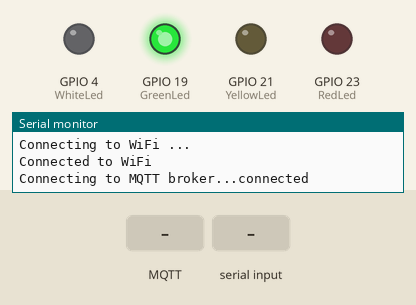
Recording of a sketch running on a simulated ESP32. On the bench: output pins drawn as LEDs (lit = HIGH), the last lines printed to the serial monitor. The inputs (shaded band) are chosen by the test bench. WiFi joins after 1.5 s; servers stay silent unless stated; no MQTT or app messages arrive unless stated.

Above: at 3.2 s.
3.3 s: MQTT message "1" arrives on the first subscribed topic
At 4.3 s:
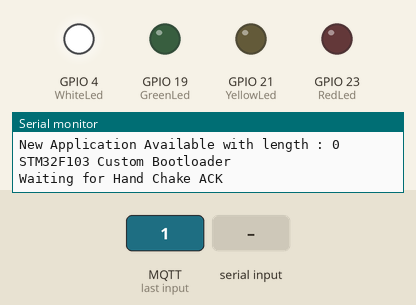
4.8 s: "90,45\n" received over the second serial link
At 5.5 s:
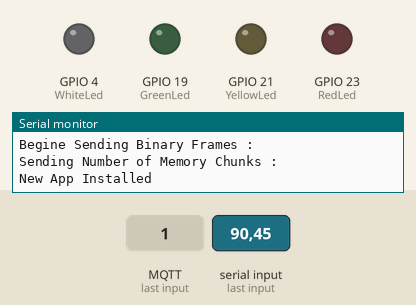
6.3 s: MQTT message "on" arrives on the first subscribed topic
At 6.6 s:
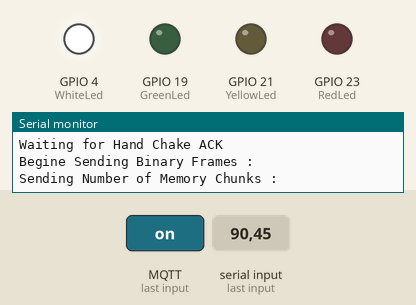
7.8 s: "30,150\n" received over the second serial link
9.3 s: "1\n" received over the second serial link
At 10.0 s:
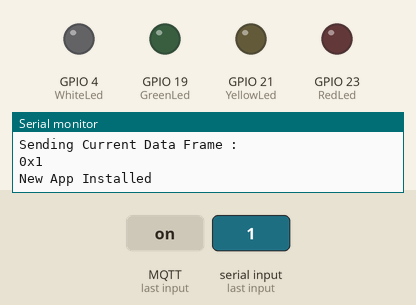
10.8 s: MQTT message "5" arrives on the first subscribed topic
At 11.2 s:
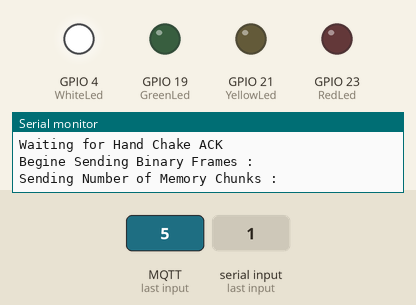
Timing chart, 0 to 13.3 s (numbered marks = the images above; inputs shaded):
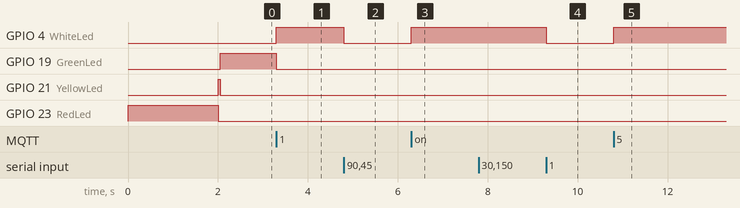

The sketch:

demo.ino
```cpp
#include <WiFi.h>
#include <PubSubClient.h>
#include <HardwareSerial.h>
#include <Arduino.h>
#include <algorithm>

// UART configurations
HardwareSerial SerialPort(1);

#define     GreenLed            19
#define     YellowLed           21
#define     RedLed              23
#define     WhiteLed            4

#define 	SEND_NACK        						0xAB
#define 	SEND_ACK         						0xCD
#define     CBL_MEM_WRITE_CMD                       0x14
#define     CBL_MEM_Erasing_CMD                     0x15
#define     FLASH_PAYLOAD_WRITE_FAILED              0x00
#define     FLASH_PAYLOAD_WRITE_PASSED              0x01


const char* ssid = "Ged0oo";
const char* password = "19919690mN";
const char* mqtt_server = "public.mqtthq.com";
const char* mqtt_topic = "mqttHQ-client-test";


uint8_t recVal = SEND_NACK;
bool verbose_mode = true;
bool Memory_Write_Active = false;
bool Memory_Write_Is_Active = false;
bool Memory_Write_All = false;


uint8_t dataBuffer[20480];  // Define a buffer with sufficient space (adjust the size as needed)
uint8_t PursedData[20480];

int dataLength = 0;     // Keep track of the data length
uint8_t appFlag = 0;
uint16_t newAppLength = 0;

WiFiClient espClient;
PubSubClient client(espClient);

void setup()
{
    pinMode(RedLed, OUTPUT);
    pinMode(YellowLed, OUTPUT);
    pinMode(GreenLed, OUTPUT);
    pinMode(WhiteLed, OUTPUT);


    digitalWrite(RedLed, 0);
    digitalWrite(YellowLed, 0);
    digitalWrite(GreenLed, 0);
    digitalWrite(WhiteLed, 0);

    Serial.begin(115200);
    SerialPort.begin(115200, SERIAL_8N1, 16, 17);

    WiFi.begin(ssid, password);

    while (WiFi.status() != WL_CONNECTED)
    {
        digitalWrite(RedLed, 1);
        delay(1000);
        Serial.println("Connecting to WiFi ... ");
    }
    digitalWrite(RedLed, 0);
    digitalWrite(YellowLed, 1);
    Serial.println("Connected to WiFi");
    appFlag = 0;

    // Set the maximum MQTT packet size
    client.setBufferSize(20480); // Change the buffer size to your desired value

    // Set the MQTT broker host by the host name (DNS)
    client.setServer(mqtt_server, 1883);  // Use the port number provided by your MQTT broker
    client.setCallback(callback);
}


void loop()
{
    if (!client.connected())
    {
        reconnect();
    }
    client.loop();

    if(appFlag == 1)
    {
        digitalWrite(WhiteLed, 1);
        removeSpaces(dataBuffer);
        newAppLength = parseHexData(dataBuffer, PursedData);

        Serial.print("\nNew Application Available with length : ");
        Serial.println(newAppLength);

        Serial.println("\nSTM32F103 Custom Bootloader\n");
        Serial.println("Waiting for Hand Chake ACK\n");
        waitAck();

        Serial.println("\nBegine Sending Binary Frames :\n");
        PayloadWrite();
        waitAck();

        digitalWrite(GreenLed, 0);
        Serial.println("\nNew App Installed");
        appFlag = 0;
        digitalWrite(WhiteLed, 0);
    }
}

void MakeHAndChake(void)
{
    // Once breaking the loop, the target recieves the reqiured Command
    recVal = SEND_NACK;
    uint8_t ack = 0xCD;

    while(recVal != SEND_ACK)
    {
        SerialPort.write(ack);
        recVal = SerialPort.read();
        if(SEND_ACK == recVal)
            Serial.println("Received ACK\n");
    }
    Serial.println("Recived Hand Chake ACK\n");
}


/* MQTT APIs */
void callback(char* topic, byte* payload, unsigned int length)
{
    Serial.print("Message arrived in topic : ");
    Serial.println(topic);
    Serial.print("Message : ");

    String payloadString = "";
    for (int i = 0; i < length; i++)
    {
        payloadString += (char)payload[i];
        Serial.print((char)payload[i]);
    }
    Serial.println();

    if(payloadString != "Test")
    {
        if (dataLength + length < sizeof(dataBuffer))
        {
            memcpy(dataBuffer + dataLength, payload, length);
            dataLength += length; // Include the newline character
        }
        else
        {
            Serial.println("Buffer full. Flushing data.");
            flushBuffer(); // Call the function to flush the buffer
        }

        digitalWrite(GreenLed, 0);
        digitalWrite(WhiteLed, 1);
        appFlag = 1;
        newAppLength = dataLength;
    }
}


void reconnect()
{
  while (!client.connected())
  {
    Serial.print("Connecting to MQTT broker...");
    if (client.connect("ESP32Client"))
    {
      Serial.println("connected");
      digitalWrite(YellowLed, 0);
      digitalWrite(GreenLed, 1);
      client.subscribe(mqtt_topic);
    }
    else
    {
      Serial.print("failed,");
      Serial.print(client.state());
      Serial.println(" try again.");
      delay(50);
    }
  }
}


void flushBuffer()
{
  // Handle the data in the buffer as needed
  // For example, you can send it over MQTT or save it to a file
  // Then reset the buffer and dataLength
  Serial.println("Flushing data...");
  // Add your code to handle the data here
  // Example: client.publish(mqtt_topic, dataBuffer, dataLength);
  dataLength = 0;
  memset(dataBuffer, 0, sizeof(dataBuffer));
}


/* Purser APIs */
void removeSpaces(uint8_t* input)
{
    size_t j = 0;
    for (size_t i = 0; input[i] != '\0'; i++)
    {
        if (input[i] != ' ')
        {
            input[j++] = input[i];
        }
    }
    input[j] = '\0';
}

size_t parseHexData(uint8_t* input, uint8_t* output)
{
    size_t dataLength = 0;
    for (int i = 0; input[i] != '\0' && input[i + 1] != '\0'; i += 2)
    {
        char hexByte[3];
        hexByte[0] = (char)input[i];
        hexByte[1] = (char)input[i + 1];
        hexByte[2] = '\0';
        output[dataLength] = strtol(hexByte, NULL, 16);
        dataLength++;
    }
    return dataLength;
}


/* Bootloader APIs */
void Word_Value_To_Bytes(uint8_t* input, uint8_t* output, int numWords, bool byteLowerFirst)
{
    for (int i = 0; i < numWords; i++)
    {
        uint16_t wordValue = (input[i * 2] << 8) | input[i * 2 + 1];
        output[i * 4] = (byteLowerFirst ? (wordValue & 0xFF) : (wordValue >> 8) & 0xFF);
        output[i * 4 + 1] = (byteLowerFirst ? (wordValue >> 8) & 0xFF : (wordValue & 0xFF));
    }
}

void PayloadWrite()
{
    uint16_t dataSize = newAppLength;
    uint16_t chunkSize = 64;
    uint16_t currentIndex = 0;

    Serial.print("Sending Number of Memory Chunks :\n");
    waitAck();
    Write_Message_To_Serial_Port(dataSize/chunkSize);

    // Send data in 10-byte chunks
    while (currentIndex < dataSize)
    {
        Serial.print("Sending Memory Write Command :\n");
        waitAck();
        Write_Message_To_Serial_Port(CBL_MEM_WRITE_CMD);

        uint16_t remaining = dataSize - currentIndex;
        uint16_t chunkLength = min(chunkSize, remaining);

        Serial.print("Sending Current Chunk Length :\n");
        waitAck();
        Write_Message_To_Serial_Port(chunkLength);

        Serial.print("Sending Current Data Frame :\n");
        waitAck();
        Write_Fram_To_Serial_Port(PursedData + currentIndex, chunkLength);
        currentIndex += chunkLength;
    }
}


void Erasing_Command()
{
    waitAck();
    Write_Message_To_Serial_Port(CBL_MEM_Erasing_CMD);
}


void Write_Fram_To_Serial_Port(uint8_t *Value, uint16_t frameLength)
{
    for (int i = 0 ; i < frameLength ; i++)
    {
        if (verbose_mode)
        {
            Serial.print("0x");
            Serial.print(Value[i], HEX);
            Serial.print(" ");
        }
        if (Memory_Write_Active && !verbose_mode)
        {
            Serial.print("#");
        }
    }

    // Once breaking the loop, the target recieves the reqiured Command
    recVal = SEND_NACK;
    // Send the frame data
    SerialPort.write(Value, frameLength);
    while(recVal == SEND_NACK)
    {
        if(SerialPort.available())
            recVal = SerialPort.read();

        if(SEND_ACK == recVal)
            Serial.println("\nReceived ACK\n");
    }
}


void Write_Message_To_Serial_Port(uint16_t Value)
{
    // Once breaking the loop, the target recieves the reqiured Command
    recVal = SEND_NACK;
    // Send the data message
    SerialPort.write(Value);
    while(recVal == SEND_NACK)
    {
        if(SerialPort.available())
            recVal = SerialPort.read();

        if(SEND_ACK == recVal)
            Serial.println("\nReceived ACK\n");
    }
}


void waitAck()
{
    // Once breaking the loop, the target recieves the reqiured Command
    recVal = SEND_NACK;
    while(recVal == SEND_NACK)
    {
        if(SerialPort.available())
            recVal = SerialPort.read();

        if(SEND_ACK == recVal)
            Serial.println("Received ACK\n");
    }
}


int minFun (int x, int y)
{
    if(x>y) return x;
    else return y;
}

void Write_Data_To_Serial_Port(uint8_t Value, int frameLength)
{
    if (verbose_mode)
    {
        Serial.print("0x");
        Serial.print(Value, HEX);
        Serial.print(" ");
    }
    if (Memory_Write_Active && !verbose_mode)
    {
        Serial.print("#");
    }

    // Once breaking the loop, the target recieves the reqiured Command
    recVal = SEND_NACK;
    while(recVal == SEND_NACK)
    {
        // Send the frame data
        for (int i = 0; i < frameLength; i++)  SerialPort.write(Value);

        if(SerialPort.available())
            recVal = SerialPort.read();

        switch(recVal)
        {
            case SEND_ACK :
                Serial.println("\nReceived ACK\n\n");
                break;

            case SEND_NACK :
                Serial.println("\nReceived NACK\n\n");
                break;
        }
    }
}

void Read_Serial_Port()
{
    // Once breaking the loop, the target recieves the reqiured Command
    recVal = SEND_ACK;
    while(recVal == SEND_NACK)
    {
        if(SerialPort.available())
            recVal = SerialPort.read();

        switch(recVal)
        {
            case SEND_ACK :
                Serial.println("\nReceived ACK\n\n");
                recVal = SEND_ACK;
                break;

            case SEND_NACK :
                Serial.println("\nReceived NACK\n\n");
                recVal = SEND_NACK;
                break;
        }
    }
}
```

Measured:
- after the input at 3.3 s, GPIO 4 (WhiteLed): LOW → HIGH at once; GPIO 19 (GreenLed): HIGH → LOW at once
- after the input at 4.8 s, GPIO 4 (WhiteLed): HIGH → LOW at once
- after the input at 6.3 s, GPIO 4 (WhiteLed): LOW → HIGH at once
- after the input at 9.3 s, GPIO 4 (WhiteLed): HIGH → LOW at once
- after the input at 10.8 s, GPIO 4 (WhiteLed): LOW → HIGH at once
